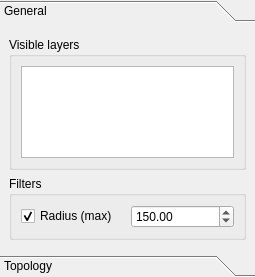
<?xml version="1.0" encoding="UTF-8"?>
<ui version="4.0">
 <class>ToolBox</class>
 <widget class="QToolBox" name="ToolBox">
  <property name="geometry">
   <rect>
    <x>0</x>
    <y>0</y>
    <width>255</width>
    <height>277</height>
   </rect>
  </property>
  <property name="minimumSize">
   <size>
    <width>200</width>
    <height>200</height>
   </size>
  </property>
  <property name="windowTitle">
   <string>Tools</string>
  </property>
  <property name="currentIndex">
   <number>0</number>
  </property>
  <widget class="QWidget" name="page_2">
   <property name="geometry">
    <rect>
     <x>0</x>
     <y>0</y>
     <width>255</width>
     <height>215</height>
    </rect>
   </property>
   <attribute name="label">
    <string>General</string>
   </attribute>
   <layout class="QVBoxLayout" name="verticalLayout_3">
    <item>
     <widget class="QGroupBox" name="groupBox">
      <property name="title">
       <string>Visible layers</string>
      </property>
      <layout class="QVBoxLayout" name="verticalLayout_2">
       <item>
        <widget class="QListWidget" name="listWidget_layers">
         <property name="alternatingRowColors">
          <bool>true</bool>
         </property>
        </widget>
       </item>
      </layout>
     </widget>
    </item>
    <item>
     <widget class="QGroupBox" name="groupBox_2">
      <property name="title">
       <string>Filters</string>
      </property>
      <layout class="QGridLayout" name="gridLayout">
       <item row="0" column="1">
        <widget class="QDoubleSpinBox" name="doubleSpinBox_filterRadius">
         <property name="maximum">
          <double>500.000000000000000</double>
         </property>
         <property name="singleStep">
          <double>0.500000000000000</double>
         </property>
         <property name="value">
          <double>150.000000000000000</double>
         </property>
        </widget>
       </item>
       <item row="0" column="0">
        <widget class="QCheckBox" name="checkBox_filterRadius">
         <property name="text">
          <string>Radius (max)</string>
         </property>
         <property name="checked">
          <bool>true</bool>
         </property>
        </widget>
       </item>
      </layout>
     </widget>
    </item>
   </layout>
  </widget>
  <widget class="QWidget" name="TabTopo">
   <property name="geometry">
    <rect>
     <x>0</x>
     <y>0</y>
     <width>255</width>
     <height>215</height>
    </rect>
   </property>
   <attribute name="label">
    <string>Topology</string>
   </attribute>
   <layout class="QVBoxLayout" name="verticalLayout">
    <item>
     <layout class="QHBoxLayout" name="horizontalLayout">
      <item>
       <widget class="QLabel" name="label_tcount">
        <property name="text">
         <string>Link count (min)</string>
        </property>
       </widget>
      </item>
      <item>
       <widget class="QSpinBox" name="spinBox_tcount">
        <property name="value">
         <number>5</number>
        </property>
       </widget>
      </item>
     </layout>
    </item>
    <item>
     <widget class="QGroupBox" name="groupBox_component">
      <property name="title">
       <string>Show single component only</string>
      </property>
      <property name="checkable">
       <bool>true</bool>
      </property>
      <property name="checked">
       <bool>false</bool>
      </property>
      <layout class="QVBoxLayout" name="verticalLayout_4">
       <item>
        <widget class="QComboBox" name="comboBox_component"/>
       </item>
      </layout>
     </widget>
    </item>
   </layout>
  </widget>
 </widget>
 <resources/>
 <connections>
  <connection>
   <sender>checkBox_filterRadius</sender>
   <signal>toggled(bool)</signal>
   <receiver>doubleSpinBox_filterRadius</receiver>
   <slot>setEnabled(bool)</slot>
   <hints>
    <hint type="sourcelabel">
     <x>78</x>
     <y>190</y>
    </hint>
    <hint type="destinationlabel">
     <x>180</x>
     <y>190</y>
    </hint>
   </hints>
  </connection>
 </connections>
</ui>
